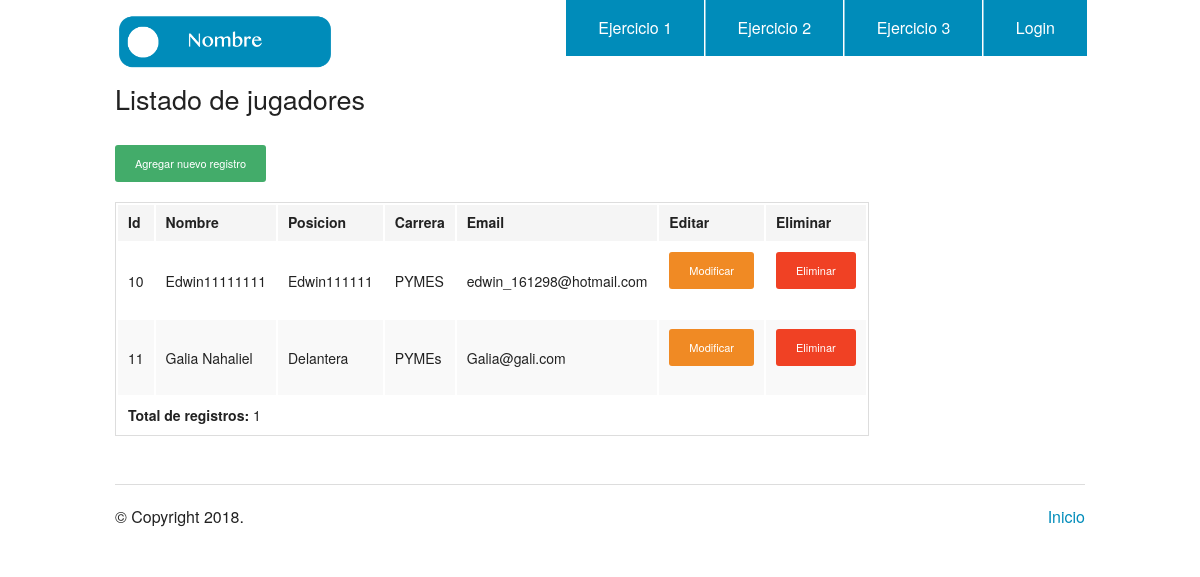
Screenshot of /listado.php?t=2 with the database file from the repository.
### tables this page shows
CREATE TABLE `sport_team` (
  `id` int(11) NOT NULL,
  `carrera` varchar(50) DEFAULT NULL,
  `email` varchar(50) DEFAULT NULL,
  `id_type` varchar(50) DEFAULT NULL,
  `nombre` varchar(50) DEFAULT NULL,
  `posicion` varchar(50) DEFAULT NULL
);

### db/database_utilities.php (called while the page is built, shortened)
<?php
	function getPDO()
	{
	    $host = DB_SERVER;
	    $dbname = DB_DATABASE;
	    $port = DB_PORT;
	    $connStr =  "mysql:host={$host};dbname={$dbname};port={$port}";
	    $dbOpt = array(
	        PDO::MYSQL_ATTR_INIT_COMMAND => "SET NAMES 'utf8'"
    );
    	return new PDO($connStr, DB_USER, DB_PASSWORD, $dbOpt);
	}
	$conn = getPDO();
	function getAll($id)
	{
		global $conn;
		$stmt = $conn->prepare('SELECT *from sport_team where id_type=:id');
		$stmt->bindParam(':id', $id);
		$stmt->execute();
		return $stmt;
	}
?>

### listado.php (the view, shortened to what this page needs)
<?php
include_once('db/database_utilities.php');
$t = $_GET["t"];
$user_access = getAll($t);
$total_users = count($user_access);
?>
<!doctype html>
<html class="no-js" lang="en">
  <head>
    <link rel="stylesheet" href="./css/foundation.css" />
  </head>
  <body>
    <?php require_once('header.php'); ?>
    <div class="row">
      <div class="large-9 columns">
        <h3>Listado de jugadores<h3>
        <div class="section-container tabs" data-section>
          <section class="section">
            <div class="content" data-slug="panel1">
              <td><a href="./add.php?t=<?php echo($t) ?>" class="button radius tiny success">Agregar nuevo registro</a></td>
              <?php if($total_users){ ?>
              <table>
                <thead>
                  <tr>
                    <th width="200">Id</th>
                    <th width="250">Nombre</th>
                    <th width="250">Posicion</th>
                    <th width="250">Carrera</th>
                    <th width="250">Email</th>
                    <th width="250">Editar</th>
                    <th width="250">Eliminar</th>
                  </tr>
                </thead>
                <tbody>
                  <?php while($user = $user_access->fetch(PDO::FETCH_ASSOC)) { ?>
                  <tr>
                    <td><?php echo $user['id'] ?></td>
                    <td><?php echo $user['nombre'] ?></td>
                    <td><?php echo $user['posicion'] ?></td>
                    <td><?php echo $user['carrera'] ?></td>
                    <td><?php echo $user['email'] ?></td>
                    <td><a href="./update.php?id=<?php echo($user['id']); ?>&t=<?php echo($t) ?>" class="button radius tiny warning">Modificar</a></td>
                    <td><a href="./delete.php?id=<?php echo($user['id']); ?>" class="button radius tiny alert" onClick="wait();">Eliminar</a></td>
                  </tr>
                  <?php } ?>
                  <tr>
                    <td colspan="4"><b>Total de registros: </b> <?php echo $total_users; ?></td>
                  </tr>
                </tbody>
              </table>
              <?php }else{ ?>
              No hay registros
              <?php } ?>
            </div>
          </section>
        </div>
      </div>
    </div>
    <?php require_once('footer.php'); ?>

### rows the page displays
sport_team: id "10", nombre "Edwin11111111", posicion "Edwin111111", carrera "PYMES", email "edwin_161298@hotmail.com"
sport_team: id "11", nombre "Galia Nahaliel", posicion "Delantera", carrera "PYMEs", email "Galia@gali.com"

### other values shown
$total_users "1"
